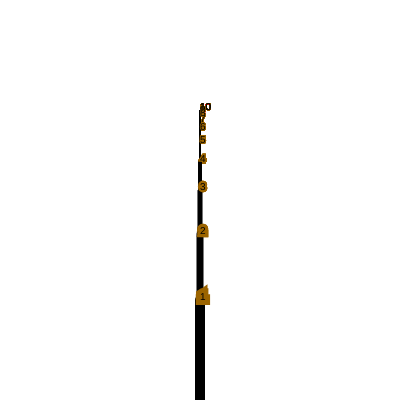
Frame 1 (no input)
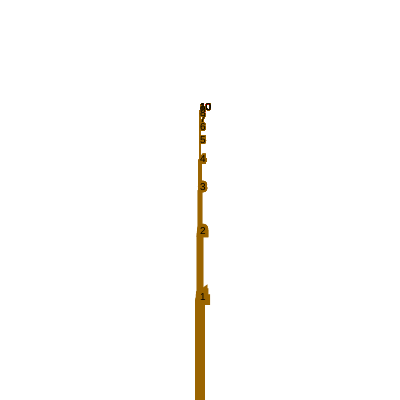
Frame 60 (no input)
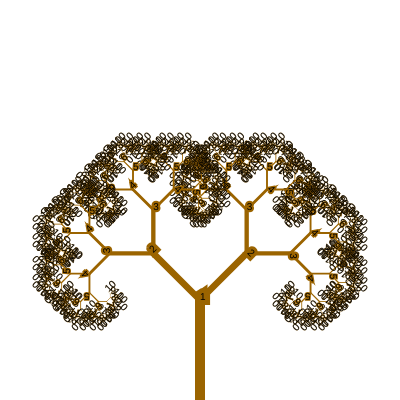
Frame 120 (the mouse pressed at the canvas centre since frame 60)

The p5.js sketch that drew these frames (run headless with seeded random() and noise() and a simulated clock; from frame 60 on, the mouse is pressed at the canvas centre):

// p5.js sketch
// ── sketch.js
var theta;

function setup() {
  createCanvas(400, 400);
}

function draw() {
  background(255);
  theta = map(mouseX, 0, width, 0, PI / 2);
  translate(width / 2, height);
  branch(100, 1);
}

function branch(len, branchNum) {
  strokeWeight(len/10);

  line(0, 0, 0, -len);
  translate(0, -len);

  len *= 0.66;
  if (len > 2) {
    push(); 
    rotate(theta); 
    branch(len, branchNum + 1); 
    pop(); 

    push();
    rotate(-theta);
    branch(len, branchNum + 1);
    pop();

  } 

  stroke(155, 100, 0);
  textSize(10);
  text(branchNum, 0, 0);
  
}
